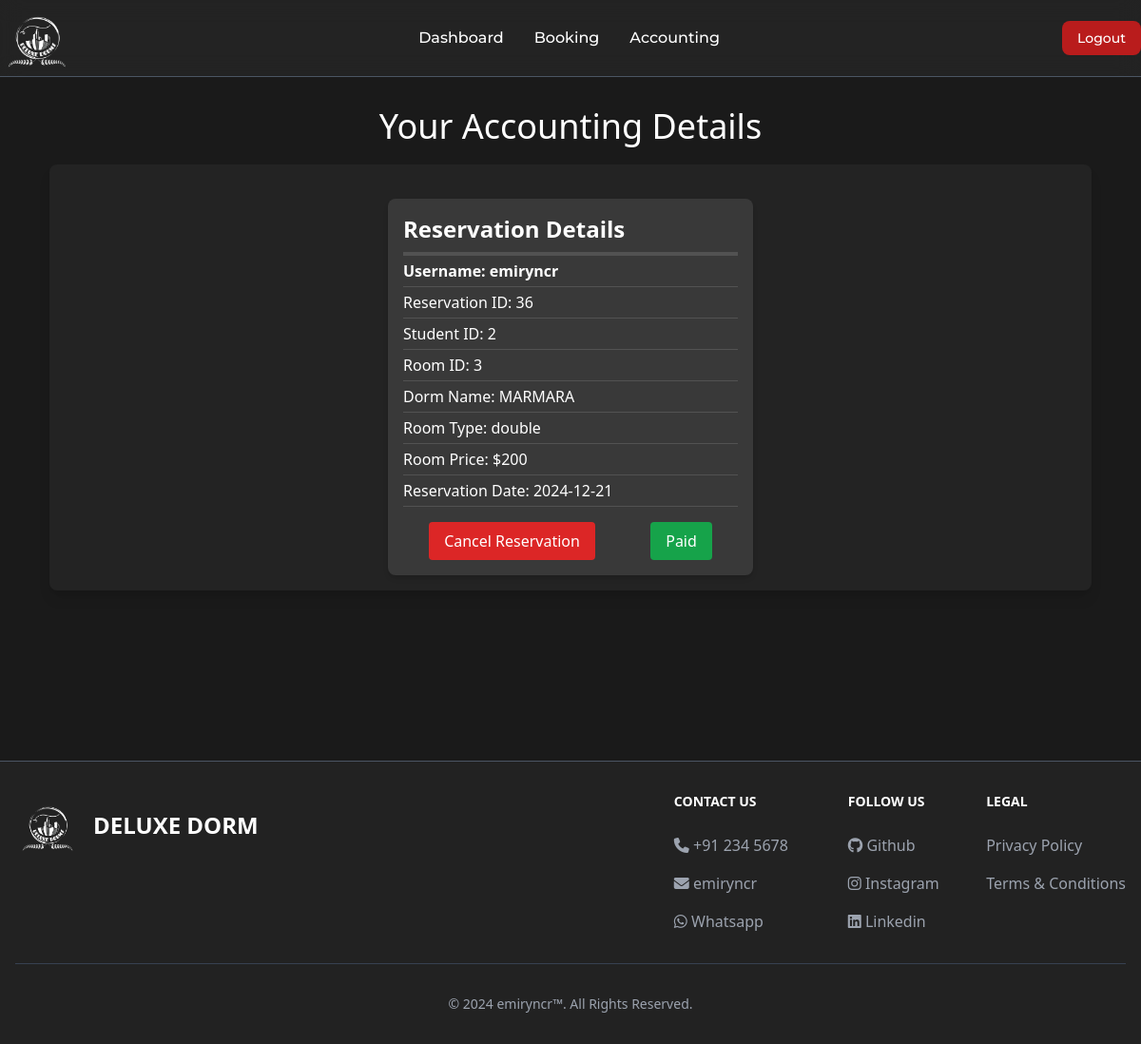
Screenshot of /mainPages/student/student.php?page=account (signed in) with the database file from the repository.
### tables this page shows
CREATE TABLE `reservation` (
  `reservationid` int(11) NOT NULL,
  `studentid` int(11) NOT NULL,
  `roomid` int(11) NOT NULL,
  `reservationdate` date NOT NULL DEFAULT current_timestamp(),
  `status` enum('Paid','Pending') NOT NULL
);

CREATE TABLE `users` (
  `userid` int(50) NOT NULL,
  `username` varchar(50) NOT NULL,
  `name` varchar(50) DEFAULT NULL,
  `surname` varchar(50) DEFAULT NULL,
  `email` varchar(50) DEFAULT NULL,
  `phone` varchar(50) DEFAULT NULL,
  `role` enum('Admin','Manager','Student') NOT NULL,
  `dormid` int(50) DEFAULT NULL,
  `password` varchar(255) NOT NULL
);

CREATE TABLE `dormitory` (
  `dormid` int(50) NOT NULL,
  `dormname` varchar(50) NOT NULL,
  `dormphone` int(50) NOT NULL,
  `location` varchar(50) NOT NULL,
  `typeofrooms` set('single','double','triple','quad','apartment') NOT NULL,
  `photo` varchar(255) NOT NULL
);

CREATE TABLE `rooms` (
  `roomid` int(11) NOT NULL,
  `assigndorm` int(11) NOT NULL,
  `roomname` varchar(50) NOT NULL,
  `price` int(20) NOT NULL,
  `roomtype` enum('single','double','triple','quad','dormitory') NOT NULL,
  `capacity` int(11) NOT NULL,
  `available_capacity` int(11) NOT NULL,
  `photo` varchar(255) NOT NULL
);

### mainPages/student/subpages/account.php (the view, shortened to what this page needs)
<div>
    <h1 class="text-white text-4xl text-center">Your Accounting Details</h1>
    <div class="m-5 p-4 bg-neutral-800/75 rounded-lg shadow-lg">
        <div class="mt-5 text-white grid">
            <?php
                include '../../database/database_connection.php';
                $userid = $_SESSION['userid'];
                $sql = "SELECT reservation.*, users.*
                FROM reservation
                INNER JOIN users ON reservation.studentid = users.userid
                WHERE reservation.studentid = $userid";
                $result = $connection->query($sql);
                if ($result->num_rows > 0) {
                    while($row = $result->fetch_assoc()) {
                        $roomDetails = 'SELECT * FROM rooms WHERE roomid = ' . $row["roomid"];
                        $roomResult = $connection->query($roomDetails);
                        $roomRow = $roomResult->fetch_assoc();
                        $dormDetails = 'SELECT dormname FROM dormitory WHERE dormid = ' . $roomRow["assigndorm"];
                        $dormResult = $connection->query($dormDetails);
                        $dormRow = $dormResult->fetch_assoc();
                        echo '<div class="content bg-neutral-700/75 text-white p-4 rounded-lg shadow-md sm:w-96 w-66 mx-auto">';
                                echo '<h3 class="text-2xl font-bold mb-2">Reservation Details</h3>';
                                echo '<hr class="my-1 border-neutral-600 border-2">';
                                echo '<p class="font-bold">Username: ' . htmlspecialchars($row["username"]) . '</p>';
                                echo '<hr class="my-1 border-neutral-600">';
                                echo '<p class="">Reservation ID: ' . htmlspecialchars($row["reservationid"]) . '</p>';
                                echo '<hr class="my-1 border-neutral-600">';
                                echo '<p class="">Student ID: ' . htmlspecialchars($row["studentid"]) . '</p>';
                                echo '<hr class="my-1 border-neutral-600">';
                                echo '<p class="">Room ID: ' . htmlspecialchars($row["roomid"]) . '</p>';
                                echo '<hr class="my-1 border-neutral-600">';
                                echo '<p class="">Dorm Name: ' . htmlspecialchars($dormRow["dormname"]) . '</p>';
                                echo '<hr class="my-1 border-neutral-600">';
                                echo '<p class="">Room Type: ' . htmlspecialchars($roomRow["roomtype"]) . '</p>';
                                echo '<hr class="my-1 border-neutral-600">';
                                echo '<p class="">Room Price: $' . htmlspecialchars($roomRow["price"]) . '</p>';
                                echo '<hr class="my-1 border-neutral-600">';
                                echo '<p class="">Reservation Date: ' . htmlspecialchars($row["reservationdate"]) . '</p>';
                                echo '<hr class="my-1 border-neutral-600">';
                                echo '<form action="student.php?page=account" method="post">';
                                    echo '<div class="mt-4 flex justify-around gap-1">';
                                        echo '<a href="../../database/delete/deleteReservationStd.php?id=' . urlencode($row["reservationid"]) . '" class="bg-red-600 hover:bg-red-500 text-white px-4 py-2 rounded">Cancel Reservation</a>';
                                        echo '<button type="submit" name="pay" class="bg-green-600 hover:bg-green-500 text-white px-4 py-2 rounded">' . ($row['status'] == 'Pending' ? 'Pay Now' : 'Paid') . '</button>';
                                    echo '</div>';
                                echo '</form>';
                        echo '</div>';
                    }
                } else {
                    echo "You have not reserved any room.";
                }
            ?>
        </div>
    </div>
</div>

### mainPages/student/student.php (style rules this page uses)
* { margin: 0; padding: 0; }

### rows the page displays
reservation: studentid.username "emiryncr", reservationid "36", studentid "2", roomid "3", dormitory.dormname "MARMARA", roomid.roomtype "double", roomid.price "200", reservationdate "2024-12-21", status "Paid"

### other values shown
$name "Dashboard"
$name "Booking"
$name "Accounting"
